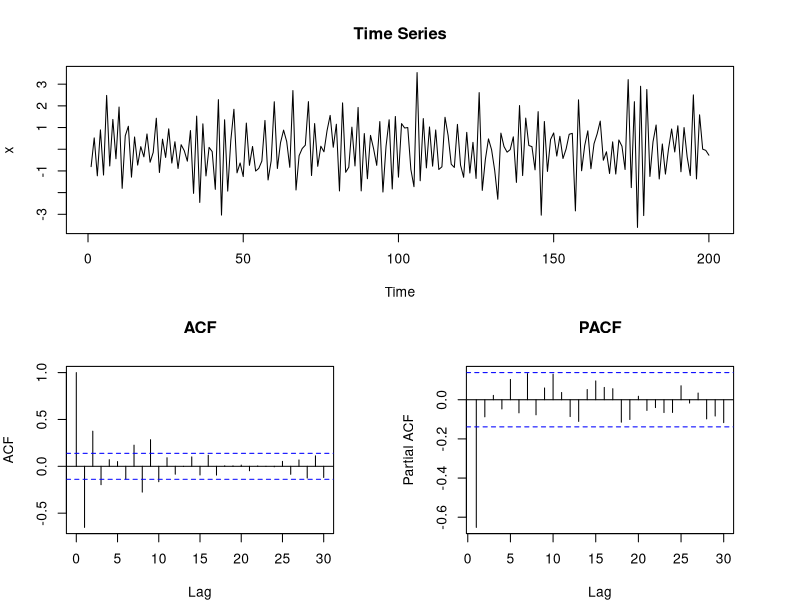
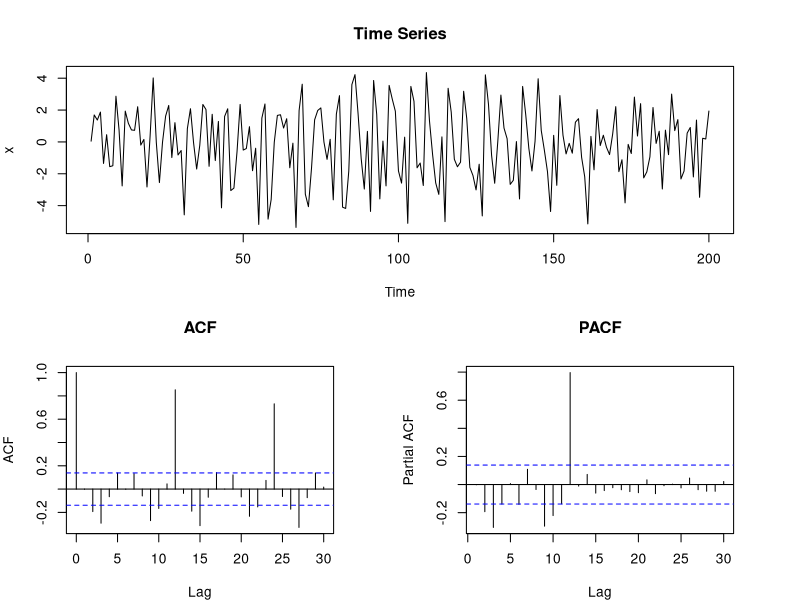
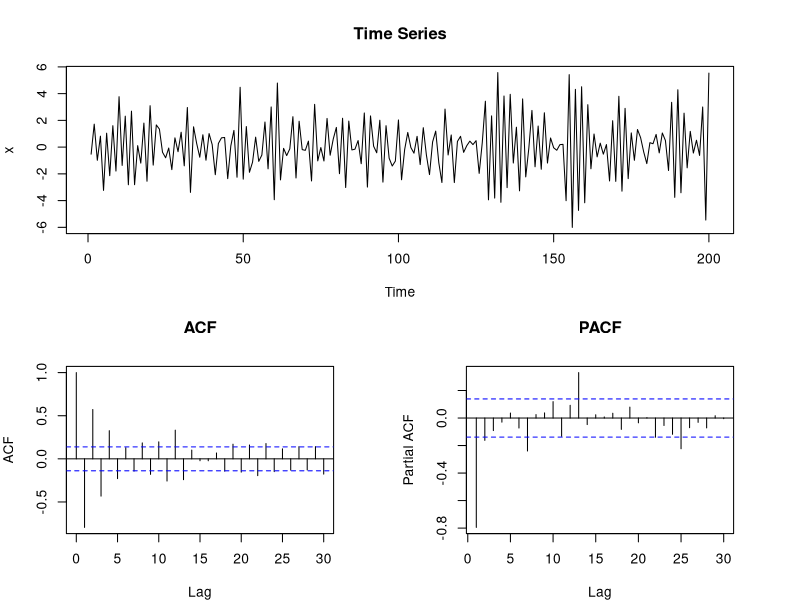
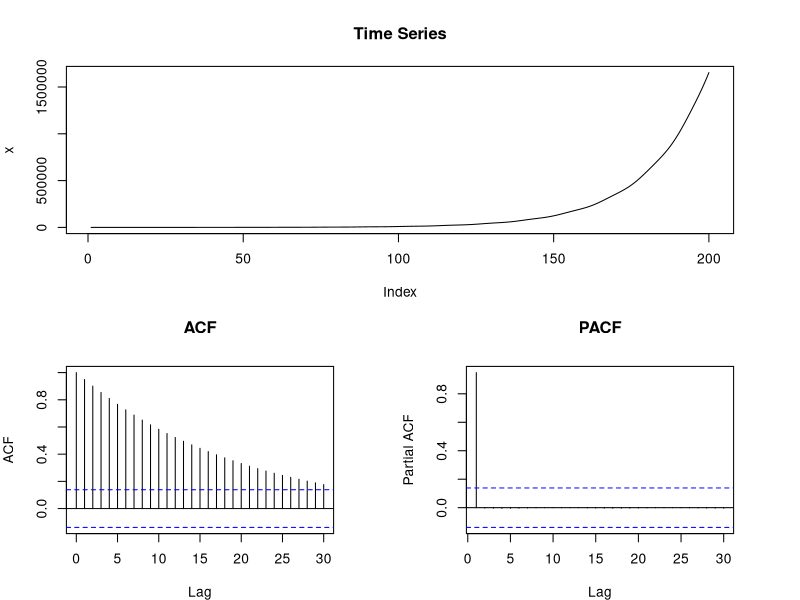
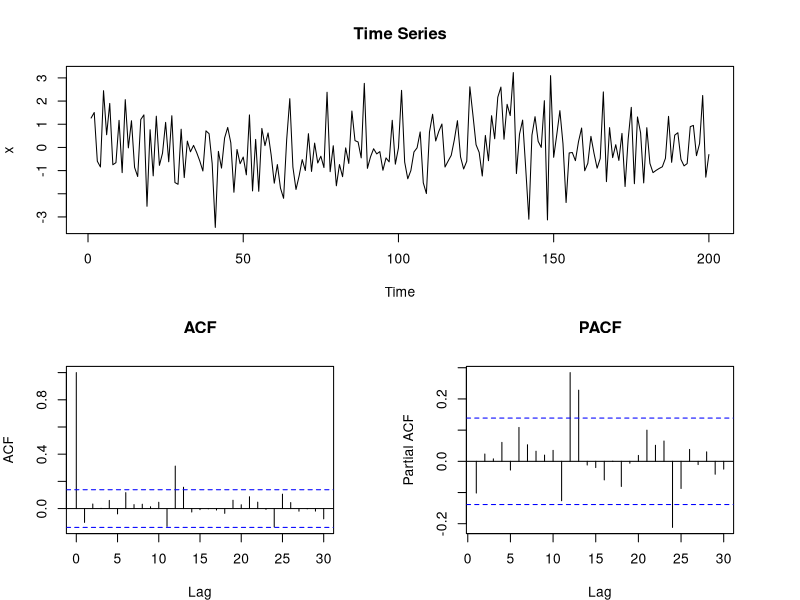
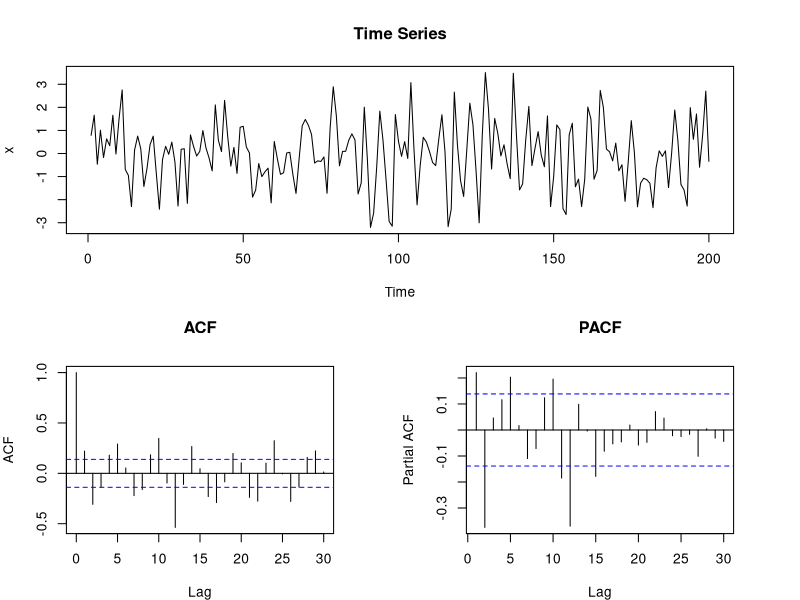

Generate these figures, in order, with R:
sim <- function(model, n, nburnin=100){
  n <- n + nburnin
  # Take the ar and ma part
  ar <- model$ar
  ma <- model$ma
  # The order (i.e. the number of lags)
  p <- length(ar)
  q <- length(ma)
  # The vector for the simulation result
  y <- numeric(n)
  # Generate the random normal values
  eps <- rnorm(n)
  # Run the simulation
  for(i in (max(p,q)+1):n){
    y[i] <- eps[i] + sum(y[i-(1:p)] * ar) + sum(eps[i-(1:q)] * ma)
  }
  # Return without the burn-in period
  return(y[(nburnin+1):n])
}

plotting <- function(x) {
  # Set up the layout
  layout(matrix(c(1, 1,
                  2, 3), nrow = 2, byrow = TRUE), heights = c(1,1,1))
  
  # Plot the time series on the first plot
  par(mar = c(4, 4, 4, 4)) # Adjust margin for the first plot
  plot(x, type = "l", main = "Time Series")
  
  # ACF plot on the second plot
  par(mar = c(4, 4, 4, 4)) # Adjust margin for the second plot
  acf(x, lag.max = 30, main = "ACF")
  
  # PACF plot on the third plot
  par(mar = c(4, 4, 4, 4)) # Adjust margin for the third plot
  pacf(x, lag.max = 30, main = "PACF")
}

set.seed(1)
l <- 200

## Task 3.1
model <- list(ar=-c(0.6))
x <- arima.sim(model, l, n.start=100)
plotting(x)

## Task 3.2
model <- list(ar=-c(0, 0, 0, 0, 0, 0, 0, 0, 0, 0, 0, -0.9))
x <- arima.sim(model, l, n.start=100)
plotting(x)

## Task 3.3
model <- list(ar=-c(0.9), ma=-c(0, 0, 0, 0, 0, 0, 0, 0, 0, 0, 0, -0.7))
x <- arima.sim(model, l, n.start=100)
plotting(x)

## Task 3.4
model <- list(ar=-c(-0.6, 0, 0, 0, 0, 0, 0, 0, 0, 0, 0, -0.8))
# x <- arima.sim(model, 100, n.start=100)
x <- sim(model, l, nburnin=100)
plotting(x)

## Task 3.5
model <- list(ma=-c(0.4, 0, 0, 0, 0, 0, 0, 0, 0, 0, 0, -0.8))
x <- arima.sim(model, l, n.start=100)
plotting(x)

## Task 3.6
model <- list(ar=-c(0, 0, 0, 0, 0, 0, 0, 0, 0, 0, 0, 0.7), ma=-c(-0.4))
x <- arima.sim(model, l, n.start=100)
plotting(x)
